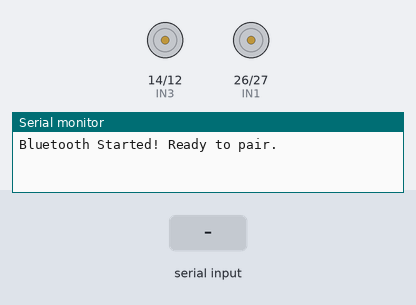
A sketch run on a simulated ESP32. Parts: motor-driver pin pairs drawn as motors (green arrow = first pin HIGH = forward, orange = second pin HIGH = backward, longer = more drive), the last lines printed to the serial monitor. Inputs (shaded band) come from the test bench. Nothing arrives over Bluetooth unless stated.

Above: at 1.2 s.
1.3 s: "F" received over the second serial link
At 2.2 s:
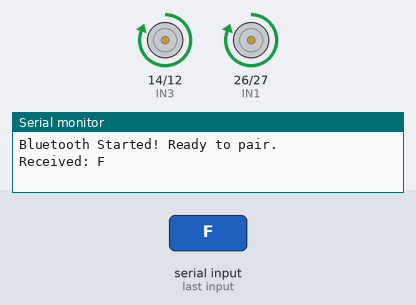
2.8 s: "B" received over the second serial link
At 3.3 s:
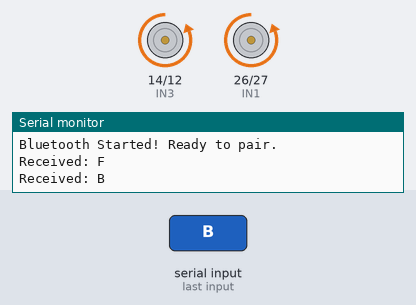
4.3 s: "L" received over the second serial link
At 5.5 s:
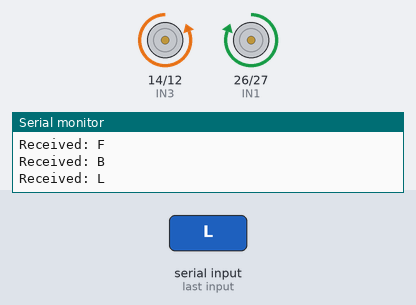
5.8 s: "R" received over the second serial link
At 6.8 s:
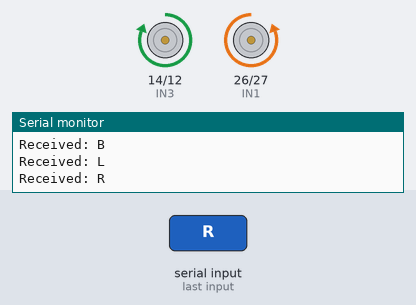
Timing chart, 0 to 8.3 s (numbered marks = the images above; inputs shaded):
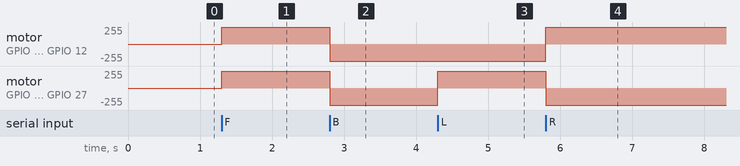

Measured:
- after the input at 1.3 s, motor on GPIO 14 (IN3) / GPIO 12 (IN4), motor on GPIO 26 (IN1) / GPIO 27 (IN2): stopped → forward 255/255 at once
- after the input at 2.8 s, motor on GPIO 14 (IN3) / GPIO 12 (IN4), motor on GPIO 26 (IN1) / GPIO 27 (IN2): forward 255/255 → backward 255/255 at once
- after the input at 4.3 s, motor on GPIO 26 (IN1) / GPIO 27 (IN2): backward 255/255 → forward 255/255 at once
- after the input at 5.8 s, motor on GPIO 14 (IN3) / GPIO 12 (IN4): backward 255/255 → forward 255/255 at once; motor on GPIO 26 (IN1) / GPIO 27 (IN2): forward 255/255 → backward 255/255 at once

The sketch:

RCcar.ino
```cpp
#include "BluetoothSerial.h"

// Check if Bluetooth is properly enabled
#if !defined(CONFIG_BT_ENABLED) || !defined(CONFIG_BLUEDROID_ENABLED)
#error Bluetooth is not enabled! Please run make menuconfig to enable it
#endif

BluetoothSerial SerialBT;

// L298N Motor Driver Pins connected to ESP32
const int IN1 = 26; // Right Motors Forward
const int IN2 = 27; // Right Motors Backward
const int IN3 = 14; // Left Motors Forward
const int IN4 = 12; // Left Motors Backward

void setup() {
  Serial.begin(115200);

  // Initialize all motor control pins as digital outputs
  pinMode(IN1, OUTPUT);
  pinMode(IN2, OUTPUT);
  pinMode(IN3, OUTPUT);
  pinMode(IN4, OUTPUT);

  // Start Bluetooth device name
  SerialBT.begin("ESP32_4WD_Car");
  Serial.println("Bluetooth Started! Ready to pair.");
}

void loop() {
  if (SerialBT.available()) {
    char command = SerialBT.read();
    Serial.print("Received: ");
    Serial.println(command);

    switch (command) {
      case 'F': // Forward
        moveForward();
        break;
      case 'B': // Backward
        moveBackward();
        break;
      case 'L': // Turn Left (Spin on spot)
        turnLeft();
        break;
      case 'R': // Turn Right (Spin on spot)
        turnRight();
        break;
      case 'S': // Stop
      default:
        stopCar();
        break;
    }
  }
}

void moveForward() {
  digitalWrite(IN1, HIGH);
  digitalWrite(IN2, LOW);
  digitalWrite(IN3, HIGH);
  digitalWrite(IN4, LOW);
}

void moveBackward() {
  digitalWrite(IN1, LOW);
  digitalWrite(IN2, HIGH);
  digitalWrite(IN3, LOW);
  digitalWrite(IN4, HIGH);
}

void turnLeft() {
  digitalWrite(IN1, HIGH);
  digitalWrite(IN2, LOW);
  digitalWrite(IN3, LOW);
  digitalWrite(IN4, HIGH);
}

void turnRight() {
  digitalWrite(IN1, LOW);
  digitalWrite(IN2, HIGH);
  digitalWrite(IN3, HIGH);
  digitalWrite(IN4, LOW);
}

void stopCar() {
  digitalWrite(IN1, LOW);
  digitalWrite(IN2, LOW);
  digitalWrite(IN3, LOW);
  digitalWrite(IN4, LOW);
}
```
